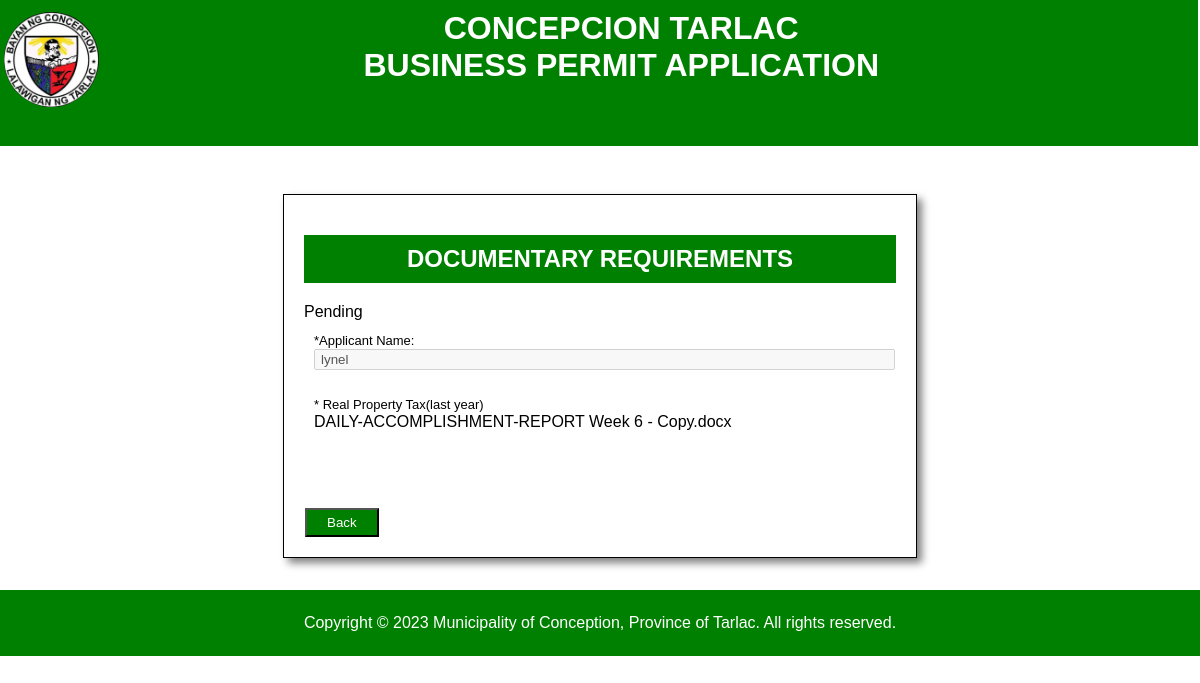
The app's page /assessor_view2.php?id=10 with its own data.
### tables this page shows
CREATE TABLE `assessor_tb` (
  `id` int(11) NOT NULL,
  `name` varchar(256) NOT NULL,
  `filename1` varchar(256) NOT NULL,
  `filesize1` varchar(256) NOT NULL,
  `filetype1` varchar(255) NOT NULL,
  `status` varchar(256) NOT NULL
);

### assessor_view2.php (the view, shortened to what this page needs)
<!DOCTYPE html>
<html>
<head>
</head>
<body>
    <header><img src="lgu.jpg" height="8%" width="8%" class="logo">
    <h1><b>CONCEPCION TARLAC <br>BUSINESS PERMIT APPLICATION <br>
    </b></h1>
</header>
<form class="container" action="assessor_board2.php" method="post">
            <?php
            if (isset($_GET['id'])) {
                include("config.php");
                $id = $_GET['id'];
                $sql = "SELECT * FROM assessor_tb WHERE id=$id";
                $result = mysqli_query($conn,$sql);
                $row = mysqli_fetch_array($result);
            }
                ?>
<div class="container">
		<h2>DOCUMENTARY REQUIREMENTS</h2>
		<?php echo $row["status"]; ?>
	<div class="file" >
		<label>*Applicant Name:</label><br>
		<input type="text" class="name" disabled value="<?php echo $row["name"]; ?>" name="name" required><br><br>
		<label>* Real Property Tax(last year)</label><br>
		<?php echo $row["filename1"]; ?>
	</div>
</div>
            <button type="submit" name="edit">Back</button>
        </form>
<footer><p>Copyright &copy; 2023 Municipality of Conception, Province of Tarlac. All rights reserved.</p></footer>
</body>
</html>

### assessor_view2.php (style rules this page uses)
body { font-family: arial, sans-serif; }
header { background-color: green; color: white; text-align: center; width: 100.45%; height: 80%; margin-top:-24px; margin-left: -9px; padding: 5px; padding-bottom:40px; }
footer { background-color: green; color: white; text-align: center; margin: 0 -8px -10px -8px; padding: 8px 0 8px 0; }
button { color:white ; background-color: green; padding-left: 20px; padding-right: 20px; padding-top: 5px; padding-bottom:5px; margin-top: 25px ; margin-left: 1px; }
img { float: left; border-radius: 90px; }
.logo { margin: 23px -50px 15px 0; }
form { background-color: white; border: 1px solid black; width:50%; margin:0 auto; margin-bottom:2rem; margin-top:3rem; padding-bottom:3rem; padding-left: 20px; padding-right: 20px; padding-top:20px; box-shadow: 5px 5px 8px gray; }
input { width: 98%; margin-bottom: 7px; padding-left: 5px; }
h2 { padding-bottom:10px; padding-top: 10px; background-color: green; color: white; text-align: center; font-family: verdana,sans-serif; width: 100%; }
.container { padding-bottom: 20px; margin-bottom: 2rem; }
.file { padding-left: 10px; padding-top: 10px; }
label { font-size: 13px; margin-top: 40px; }

### records on screen
assessor_tb: status "Pending", name "lynel", filename1 "DAILY-ACCOMPLISHMENT-REPORT Week 6 - Copy.docx"
